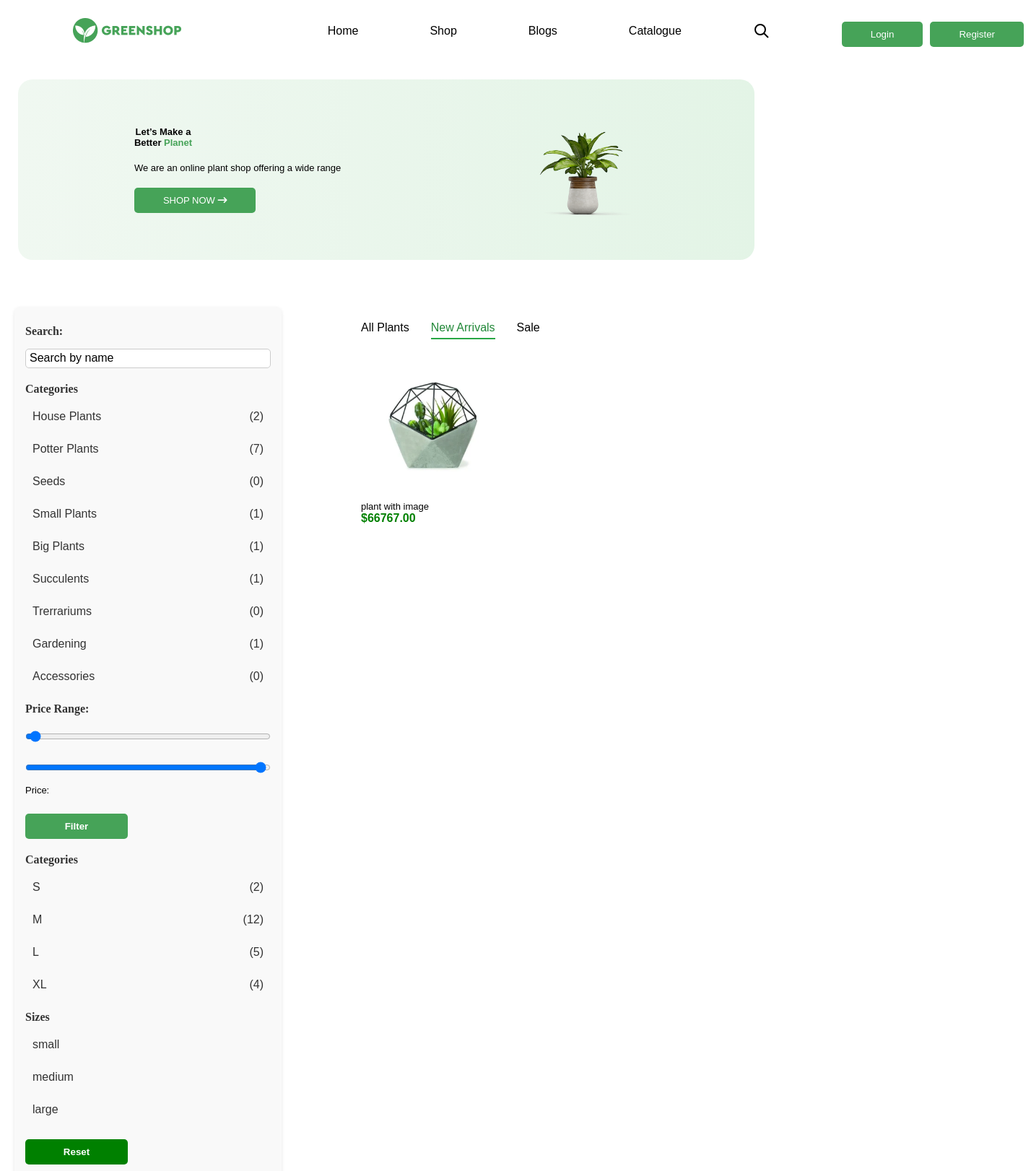
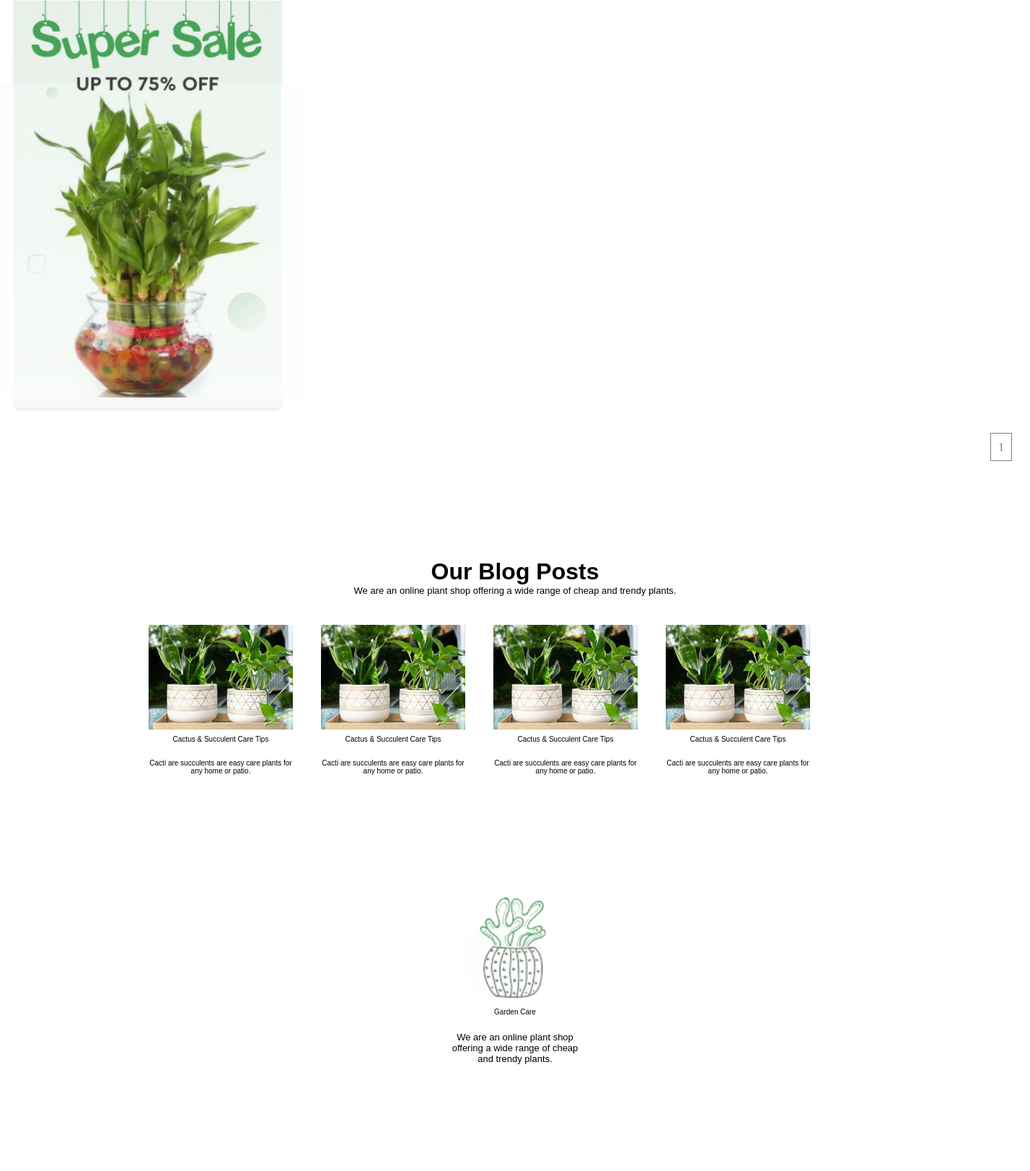
The page /plants/ (upper part) on the database its author committed (2 pictures, top to bottom).
### plant/models.py (models this page shows, shortened)
class TimeAbstract(models.Model):
    created_at = models.DateField('created', auto_now_add=True)
    updated_at = models.DateField('', auto_now=True)
    class Meta:
        abstract = True

class Category(TimeAbstract):
    class Meta:
        verbose_name_plural = 'categories'
        verbose_name = 'category'
    name = models.CharField(max_length=100)
    def __str__(self):
        return self.name

class Size(TimeAbstract):
    SMALL = 'small'
    MEDIUM = 'medium'
    LARGE = 'large'
    TYPES = [
        (SMALL,'small'),
        (MEDIUM, 'medium'),
        (LARGE, 'large')
    ]
    class Meta:
        verbose_name_plural = 'sizes'
        verbose_name = 'size'
    name = models.CharField(max_length=100)
    type = models.CharField(choices=TYPES, default=SMALL, max_length=50)
    def __str__(self):
        return self.name

class Plant(TimeAbstract):
    class Meta:
        verbose_name_plural = 'plants'
        verbose_name = 'plant'
    name = models.CharField(max_length=100)
    price = models.DecimalField(decimal_places=2, max_digits=10)
    short_description = models.TextField()
    sizes = models.ManyToManyField('plant.Size', related_name='plant')
    category = models.ForeignKey('plant.Category', on_delete=models.PROTECT, related_name='plant')
    tags = models.ManyToManyField('plant.Tag', related_name='plant')
    description = models.ForeignKey('plant.Description', on_delete=models.PROTECT)
    user =  models.ForeignKey(User, on_delete=models.PROTECT, related_name='plants', default=1)
    @property
    def image(self):
        if self.images.first():
            return self.images.first().image
        return None

class ImagePlant(TimeAbstract):
    class Meta:
        verbose_name_plural = 'images'
        verbose_name = 'image'
    plant = models.ForeignKey('plant.Plant', on_delete=models.PROTECT, related_name='images')
    image = ResizedImageField(upload_to='plant_images/', quality=90, force_format='WEBP')

class Blog(TimeAbstract):
    class Meta:
        verbose_name_plural = 'blogs'
        verbose_name = 'blog'
    name = models.CharField(max_length=100)
    description = models.TextField()
    image = models.ImageField(upload_to='blog_images/')

### plant/views.py (the view)
# urls.py: path('plants/', views.NewArrivals.as_view(), name='arrivals'),
class NewArrivals(ListView):
    template_name = 'arrivval.html'
    context_object_name = 'plants'
    paginate_by = 9
    def get_queryset(self):
        plants = Plant.objects.filter(created_at='2025-03-05')
        self.plantfilter = PlantFilter(self.request.GET, queryset=plants)
        query = self.request.GET.get('q')
        if query:
            return Plant.objects.filter(name__icontains=query)
        sizes = self.request.GET.getlist('size')
        if sizes:
            plants = plants.filter(sizes__id__in=sizes)
        return self.plantfilter.qs
    def get_context_data(self, **kwargs):
        context = super().get_context_data(**kwargs)
        context['blogs'] = Blog.objects.all()
        context['categories'] = Category.objects.annotate(plant_count=Count('plant'))
        context['sizes'] = Size.objects.annotate(plant_count=Count('plant'))
        context['size_objects'] = Size.SMALL, Size.MEDIUM, Size.LARGE
        context['form'] = CustomUserCreationForm
        context['forms'] = LoginForm
        context['filter'] = self.plantfilter
        return context

### templates/arrivval.html (shortened to what this page needs)
{% extends 'main.html' %}
{% block content %}
  <div class="contaier">
    <section class="slider containr">
      <div class="slides ">
        <div class="container-media containr slide">
          <div class="display first-block">
            <div class="col-display">
              <h1 class="big-text">
                Let’s Make a <br />Better <span>Planet</span>
            </h1>
            <p class="start">
              We are an online plant shop offering a wide range
            </p>
            <a href="{% url 'catologue' %}">
              <button class="display"><p>SHOP NOW <i class="fa-solid fa-arrow-right-long"></i></p></button>
            </a>
          </div>
          <div class="display-gap">
            <div class="big-plant"></div>
          </div>
        </div>
      </div>
    </div>
  </section>
</div>
<center>
  <div class="col-display filt container container-media none-main ">
      </div>
    </center>
<div class="display2 contaiers mi pad-20">
    <form method="get" class="filter-form">
      <label for="id_name">Search:</label>
      {{ filter.form.name }}
      <div class="filter-categories">
        <label for="id_name">Categories</label>
        {% for category in categories %}
            <a href="?category={{ category.id }}" class="{% if request.GET.category == category.id|stringformat:"s" %}active{% endif %}">
                <div class="display-cat align-center gap-200">
                  <div>
                    {{ category.name }}
                  </div>
                  <div>
                    ({{ category.plant_count }})
                  </div>
                </div>
            </a>
        {% endfor %}
    </div>
    <label>Price Range:</label>
    <input type="range" id="price_min" name="old_price_min" min="0" max="2000" step="10" value="{{ request.GET.old_price_min|default:0 }}">
    <input type="range" id="price_max" name="old_price_max" min="0" max="2000" step="10" value="{{ request.GET.old_price_max|default:2000 }}">
    <p>Price: <span id="price_display">${{ request.GET.old_price_min|default:0 }} - ${{ request.GET.old_price_max|default:2000 }}</span></p>
    <button type="submit" class="">Filter</button>
    <div class="filter-categories">
      <label for="">Categories</label>
      {% for size in sizes %}
          <a href="?sizes={{ size.id }}" class="{% if request.GET.sizes == size.id|stringformat:"s" %}active{% endif %}">
              <div class="display-cat align-center gap-200">
                <div>
                  {{ size.name }}
                </div>
                <div>
                  ({{ size.plant_count }})
                </div>
              </div>
          </a>
      {% endfor %}
  </div>
   <div class="filter-categories">
    <label for="id_name">Sizes</label>
    {% for size in size_objects %}
        <a href="">{{ size }}</a>
    {% endfor %}
  </div>
      <button type="reset" class="btn btn-success"><a class="white" href="{% url "home" %}">Reset</a></button>
      <div class="sale pad-0"></div>
    </form>
    <div class="col-display cent">
      <div class="text-center display-gap-m pad-top-20 links">
        <a class="" href="{% url "home" %}">All Plants</a>
        <a class="active" href="{% url "arrivals" %}">New Arrivals</a>
        <a href="{% url "home" %}">Sale</a>
      </div>
      <div class="card-plant display-plant ">
        {% for plant in plants %}
        <a href="{% url 'detail_plant' plant.id %}">
        <div>
          <img class="card" src="{{ plant.image.url }}" alt="" />
            <p>{{ plant.name }}</p>
            <h4 class="green">${{ plant.price }}</h4>
          </div>
        </a>
        {% endfor %}
      </div>
    </div>
  </div>
  <div class="paginations">
    {% include 'companents/pagination.html' %}
  </div>
  <div class="pad-top-20 pad-200 media-none">
  </div>
  <div class="containe">
    <center>
      <h1>Our Blog Posts</h1>
      <p>We are an online plant shop offering a wide range of cheap and trendy plants.</p>
    </center>
    <div class="display3 text-center media-container pad-top-20 pad-left-30">
      {% for blog in blogs|slice:':4' %}
        <a href="{% url 'detail_blog' blog.id %}">
          <div class="pad-top-20 blog">
            <img src="{{ blog.image.url }}" alt="" />
            <h3>{{ blog.name }}</h3>
            <br /><p>{{ blog.description }}</p>
          </div>
        </a>
      {% endfor %}
    </div>
  </div>
{% endblock %}

### static/static_dirs/css/main.css (style rules this page uses)
* { margin: 0; box-sizing: border-box; }
.text-center { text-align: center; }
.display-cat { display: flex; max-width: 500px; justify-content: space-between; }
.gap-200 { gap: 200px; }
.text-center p { font-size: 10px; }
.container { width: 1300px; margin: 0 auto; }
.container-media { width: 1300px; margin: 0 auto; }
.pad-20 { padding: 20px; }
.pad-200 { padding: 100px; }
.align-center { align-items: center; }
.col-display { display: flex; flex-direction: column; gap: 20px; align-items: start; }
.start { text-align: start; }
.display { display: flex; justify-content: space-around; align-items: center; }
.display2 { display: flex; align-items: start; gap: 50px; }
.display3 { display: flex; justify-content: space-around; align-items: center; }
.display-plant { display: grid; grid-template-columns: repeat(3, 1fr); gap: 40px; flex: 1; }
.display-gap { display: flex; gap: 30px; align-items: center; }
.display-gap-m { display: flex; gap: 30px; align-items: center; }
.card { padding: 20px 20px; background-color: #ffffff; }
img { max-width: 300px; max-height: 300px; }
.sale { background-image: url(../images/sale.png); background-position: center; background-repeat: no-repeat; background-size: cover; width: 443px; height: 550px; margin-left: -51px; }
.pad-0 { padding: 0; }
ul, li, a { text-decoration: none; font-family: Cera Pro, sans-serif; color: black; list-style: none; }
input::placeholder { font-family: Cera Pro, sans-serif; color: black; font-size: 16px; }
.links a { text-decoration: none; padding-bottom: 5px; border-bottom: 2px solid transparent; }
.links a:hover, .links a.active { color: #218838; border-bottom: 2px solid #28a745; }
p { font-family: Cera Pro, sans-serif; font-size: 13px; }
h1 { font-family: Cera Pro, sans-serif; }
h4 { font-family: Cera Pro, sans-serif; }
span { color: #46A358; }
h3 { font-family: Cera Pro, sans-serif; font-size: 16px; font-weight: 500; line-height: 18px; }
.big-text { font-size: 70px; font-family: Cera Pro, sans-serif; font-weight: 900; size: 70px; line-height: 70px; }
button { background-color: #46A358; padding: 10px 40px; border: none; border-radius: 5px; color: white; max-width: 200px; }
.btn { padding: 10px 15px; background-color: green; color: white; border: none; cursor: pointer; }
.slider { position: relative; width: 100%; overflow: hidden; }
.slides { display: flex; transition: transform 0.5s ease-in-out; }
.slide { min-width: 100%; box-sizing: border-box; text-align: center; }
.big-plant { background-image: url(../images/pl.png); background-position: center; background-repeat: no-repeat; background-size: cover; width: 500px; height: 500px; }
.first-block { background-color: rgb(243, 243, 243); }
.green { color: green; }
.paginations { text-align: end; padding: 20px; margin: 5px; }
.white { color: white; }
.blog { max-width: 200px; }
.pad-top-20 { padding-top: 20px; }
.filter-form { background: #f8f9fa; padding: 15px; border-radius: 8px; box-shadow: 0 2px 5px rgba(0, 0, 0, 0.1); max-width: 370px; }
.filter-form label { font-weight: bold; margin-top: 10px; display: block; color: #333; }
.filter-form input, .filter-form select { width: 100%; padding: 8px; margin-top: 5px; border: 1px solid #ccc; border-radius: 5px; }
.filter-form button { color: white; font-weight: bold; border: none; cursor: pointer; margin-top: 15px; padding: 10px; max-width: 142px; }
.filter-form { display: flex; flex-direction: column; gap: 10px; padding: 15px; border-radius: 8px; background-color: #f9f9f9; }
.filter-form label { font-weight: bold; }
.filter-form input, .filter-form select { padding: 5px; border-radius: 5px; border: 1px solid #ccc; }
.filter-categories { display: flex; gap: 15px; flex-direction: column; }
.filter-categories a { text-decoration: none; color: #333; padding: 5px 10px; border-bottom: 2px solid transparent; transition: all 0.3s ease; }
label { display: block; margin-top: 10px; font-weight: bold; }

### rows shown on the page
Category: name "House Plants", plant_count "2"
Category: name "Potter Plants", plant_count "7"
Category: name "Seeds", plant_count "0"
Category: name "Small Plants", plant_count "1"
Category: name "Big Plants", plant_count "1"
Category: name "Succulents", plant_count "1"
Category: name "Trerrariums", plant_count "0"
Category: name "Gardening", plant_count "1"
Category: name "Accessories", plant_count "0"
Size: name "S", plant_count "2"
Size: name "M", plant_count "12"
Size: name "L", plant_count "5"
Size: name "XL", plant_count "4"
Plant: image (picture), name "plant with image", price "66767.00"
Blog: image (picture), name "Cactus & Succulent Care Tips", description "Cacti are succulents are easy care plants for any home or patio."
Blog: image (picture), name "Cactus & Succulent Care Tips", description "Cacti are succulents are easy care plants for any home or patio."
Blog: image (picture), name "Cactus & Succulent Care Tips", description "Cacti are succulents are easy care plants for any home or patio."
Blog: image (picture), name "Cactus & Succulent Care Tips", description "Cacti are succulents are easy care plants for any home or patio."

### other values the page prints
{{ size }} "small" "medium" "large"
{{ num }} "1"
